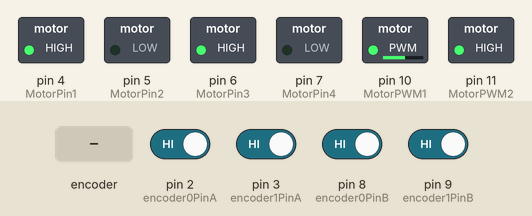
Bench run of a sketch on a simulated Arduino Uno, built with avr-gcc and run on an emulated ATmega328P. Shown: switched loads named in the sketch (green lamp = pin HIGH). The test bench sets the inputs (shaded band); at power-on: pin 2 (encoder0PinA), pin 3 (encoder1PinA), pin 8 (encoder0PinB), pin 9 (encoder1PinB) HIGH. What the sketch prints to the serial monitor is not drawn.

Above: at 1.2 s.
1.3 s: rotary encoder on pin 2 (encoder0PinA) / pin 8 (encoder0PinB) turned 1 step (first pin leading)
4.4 s: pin 3 (encoder1PinA) driven LOW
Timing chart, 0 to 13.4 s (numbered marks = the images above; inputs shaded):
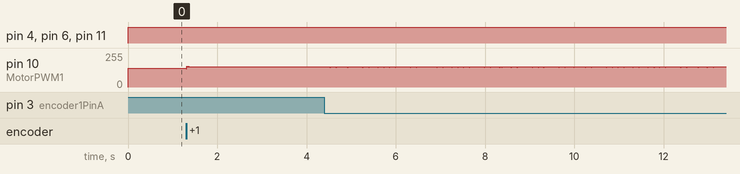

The sketch:

Motor_Control_Arduino.ino
```cpp
// This is the version 1.2 of the Motor Control Code
//Added the kinematic equations for the 2 Dof arms.

#include <avr/io.h>
#include <avr/interrupt.h>
#include <math.h>

//motor 1
#define encoder0PinA 2
#define encoder0PinB 8
#define MotorPWM1 10
#define MotorPin1 4
#define MotorPin2 5

//motor 2
#define encoder1PinA 3
#define encoder1PinB 9
#define MotorPWM2 11
#define MotorPin3 6
#define MotorPin4 7

//Variables for Motor 1
int       counts = 0.0;
int       counts1 = 0.0;
int       counts2 = 0.0;
const float pi = 3.14285714286;
double    MotorVolt, myBit, Vsupply, myFreq, myFreq1;
double    now_time, now_act_angle, now_act_angle1, now_act_angle2, des_angle, now_error, des_angle1, now_error1,des_angle2, now_error2;
double    prv_time, prv_error, prv_error1, prv_error2, edot;
const double link_1 = 15.5;
const double link_2 = 12.2;
double x = 12.0;
double y = 20.7;

void setup() {
  myFreq          = 10.0;
  myFreq1          = 10.0;
  prv_time        = 0.0;

  // error for each encoder
  prv_error       = 0.0;
  prv_error1       = 0.0;
  prv_error2       = 0.0;

  Serial.begin(9600);

  //setting up Encoder 1
  pinMode(encoder0PinA, INPUT);
  pinMode(encoder0PinB, INPUT);
  pinMode(MotorPWM1, OUTPUT);
  pinMode(MotorPin1, OUTPUT);
  pinMode(MotorPin2, OUTPUT);
  digitalWrite(encoder0PinA, LOW);
  digitalWrite(encoder0PinB, LOW);
  attachInterrupt(digitalPinToInterrupt(2), readEncoder1, CHANGE);  //Check here for more. https://www.arduino.cc/reference/en/language/functions/external-interrupts/attachinterrupt/
  //setting up Encoder 2
  pinMode(encoder1PinA, INPUT);
  pinMode(encoder1PinB, INPUT);
  pinMode(MotorPWM2, OUTPUT);
  pinMode(MotorPin3, OUTPUT);
  pinMode(MotorPin4, OUTPUT);
  digitalWrite(encoder1PinA, LOW);
  digitalWrite(encoder1PinB, LOW);
  attachInterrupt(digitalPinToInterrupt(3), readEncoder2, CHANGE);
}

//read Encoder 1
void readEncoder1()
{
  if (digitalRead(encoder0PinB) == digitalRead(encoder0PinA))
  {
    counts1 = counts1 - 1;
  }
  else
  {
    counts1 = counts1 + 1;
  }
}

//read Encoder 2
void readEncoder2()
{
  if (digitalRead(encoder1PinB) == digitalRead(encoder1PinA))
  {
    counts2 = counts2 + 1;
  }
  else
  {
    counts2 = counts2 - 1;
  }
}

int motorControl(int MotorPinA, int MotorPinB, int MotorPWM, int des_angle, int prv_error, int counts, int PWMspeed, double Kp, double Kd) {

  now_act_angle = ( (360.0 * 2.0) / (64 * 100.0)) * counts;        //convert encoder counts to angle
  now_error = des_angle - now_act_angle;                          //P controller
  edot      = (now_error - prv_error) / (now_time - prv_time);    //D controller
  MotorVolt = Kp * now_error + Kd * edot;
  myBit     = (abs(MotorVolt) / 12.0) * 255;
  if (myBit > 255)  {
    myBit = 255;
  }
  else              {
    myBit = myBit;
  }
  if (MotorVolt > 0)  {
    digitalWrite(MotorPinA, HIGH);
    digitalWrite(MotorPinB, LOW);                 //CW
    analogWrite(MotorPWM, myBit);              // 50<x<100
  }
  else {
    digitalWrite(MotorPinA, LOW);
    digitalWrite(MotorPinB, HIGH);                //CCW
    analogWrite(MotorPWM, myBit);
  }

  if (now_act_angle == des_angle)
  {
    analogWrite(MotorPWM, 0);
  }
  prv_error = now_error;              // update the error for the close loop
  Serial.println(now_act_angle);
  return prv_error;
}


void loop() {
  now_time    = millis() / 1000.0;  // we will be using a single clock for both motor
/*x = desired x coordinate point
  y = desired y coordinate point
  link_1 = shoulder arm length
  link_2 = elbow arm length
  */
  float a1 = ((x*x) + (y*y) - (link_1*link_1) - (link_2*link_2))/(2*link_1*link_2);
  double q2 = acos(a1); //shoulder angle
  double q1 = (atan(y/x)) - atan((link_2*sin(q2)) / (link_1 + (link_2*cos(q2))));
  double q11 = (180.0/pi) * q1;
  double q22 = (180.0/pi) * q2;
//----------------------------------------------------

  des_angle1  = q11;
  des_angle2  = q22;


  //motor1 control
  prv_error1 = motorControl(MotorPin1, MotorPin2, MotorPWM1, des_angle1, prv_error1, counts1, 70, 0.2, 0.01);

  //motor 2 control
  prv_error2 = motorControl(MotorPin3, MotorPin4, MotorPWM2, des_angle2, prv_error2, counts2, 70, 0.2, 0.01);

  prv_time  = now_time;         // update the time at the end of the code
}
```
